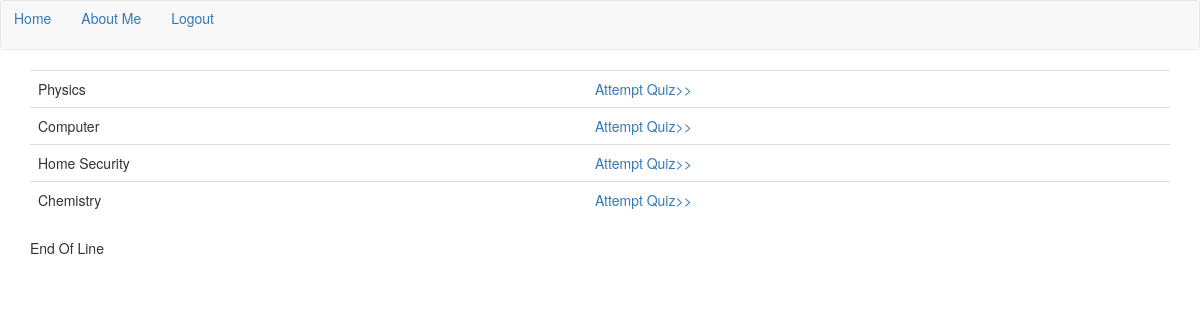
The page /teacher/show_quizzes/2 (signed in) on the database its author committed.
### app/models.py (models this page shows, shortened)
class Quiz(db.Model):
    id = db.Column(db.Integer, primary_key=True)
    quiz_name = db.Column(db.String(64), index=True)
    quiz_writer = db.Column(db.Integer, db.ForeignKey("users.id"))
    questions = db.relationship('Questions', backref='quiz_name', lazy='dynamic')

### app/routes.py (the view)
@app.route('/teacher/show_quizzes/<id>', methods=['GET', 'POST'])
@login_required
def show_quizzes(id: int):
    quizzes = Quiz.query.filter_by(invigilator=Users.query.get(id))
    return render_template(
        'list_template.html',
        title='Show_quizzes',
        data=quizzes,
    )

### app/models.py (called while the page is built)
    @login.user_loader
    def load_user(id):
        return Users.query.get(int(id))

    def is_admin(self) -> bool:
        return self.type == "admin"

    def is_student(self) -> bool:
        return self.type == 'student'

    def is_teacher(self) -> bool:
        return self.type == 'teacher'

### app/routes.py (called while the page is built)
@app.before_request
def before_request():
    if current_user.is_authenticated:
        current_user.last_seen = datetime.now()
        db.session.commit()

### app/templates/list_template.html (shortened to what this page needs)
{% extends "base.html" %}
{% import 'bootstrap/wtf.html' as wtf %}
{%block app_content%}
<table class="table table-hover">
    {% if data %}
    {% for item in data %}
        <tr>
            <td>{{item.quiz_name}}</td>
            {% if current_user.is_student() %}
            <td><a href="{{url_for('start_attempt_quiz', quiz_id=item.id)}}">Attempt Quiz>></a></td>
            {% endif %}
        </tr>
    {%endfor%}
    {%endif%}
</table>
<p>End Of Line</p>
{%endblock%}

### rows shown on the page
Quiz: quiz_name "Physics"
Quiz: quiz_name "Computer"
Quiz: quiz_name "Home Security"
Quiz: quiz_name "Chemistry"
